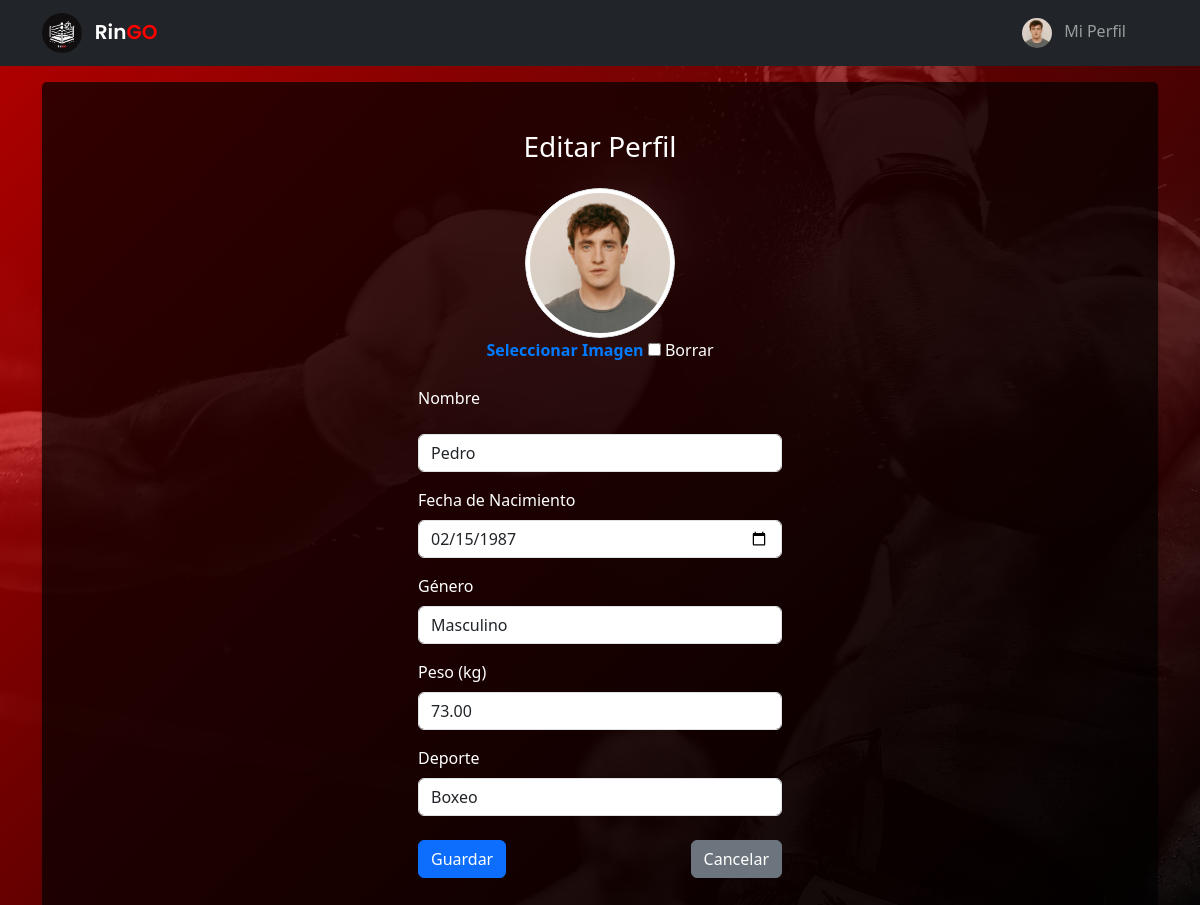
The app's page /perfil/editar/24/ (signed in) with its own data.
### usuarios/models.py (models this page shows, shortened)
class Perfil(models.Model):
    user = models.OneToOneField(User, on_delete=models.CASCADE)
    nombre_perfil = models.CharField(max_length=100)
    fecha_nacimiento = models.DateField(null=True, blank=True)
    peso = models.DecimalField(
        max_digits=5,
        decimal_places=2,
        validators=[MinValueValidator(0.1)],
        null=True,
        blank=True,
    )
    deporte = models.CharField(
        max_length=50, choices=[("boxeo", "Boxeo"), ("kickboxing", "Kickboxing")]
    )
    foto = models.ImageField(upload_to="perfil_fotos/", blank=True, null=True)
    genero = models.CharField(
        max_length=20,
        choices=[
            ("masculino", "Masculino"),
            ("femenino", "Femenino"),
            ("prefiero no decir", "Prefiero no decir"),
        ],
        default="otro",
    )

### usuarios/views.py (the view, shortened to what this page needs)
# urls.py: path("perfil/editar/<int:pk>/", PerfilUpdateView.as_view(), name="editar_perfil"),
class PerfilUpdateView(LoginRequiredMixin, EsMiembroMixin, UpdateView):
    model = Perfil
    form_class = PerfilForm
    template_name = "perfil/perfil_form.html"

### usuarios/forms.py
class PerfilForm(forms.ModelForm):
    class Meta:
        model = Perfil
        fields = [
            "nombre_perfil",
            "fecha_nacimiento",
            "peso",
            "deporte",
            "genero",
            "foto",
        ]
        widgets = {
            "fecha_nacimiento": forms.DateInput(
                attrs={"type": "date", "class": "form-control"}
            ),
            "genero": forms.Select(attrs={"class": "form-control"}),
            "deporte": forms.Select(attrs={"class": "form-control"}),
            "foto": forms.ClearableFileInput(attrs={"class": "form-control"}),
            "nombre_perfil": forms.TextInput(
                attrs={
                    "class": "form-control",
                    "placeholder": "Ingresa tu nombre de perfil",
                }
            ),
            "peso": forms.NumberInput(
                attrs={
                    "class": "form-control",
                    "placeholder": "Ingresa tu peso (kg)",
                    "min": "0",
                }
            ),
        }

### usuarios/views.py (called while the page is built)
    def get_context_data(self, **kwargs):
        context = super().get_context_data(**kwargs)
        if self.request.user.is_authenticated:
            context["es_miembro"] = self.request.user.groups.filter(
                name="Miembro"
            ).exists()
        return context

### templates/perfil/perfil_form.html (shortened to what this page needs)
{% extends "_base.html" %}{% load static %} {% block content %}
<div class="container-fluid mt-3 d-flex justify-content-center edit-form">
	<div class="col-md-4">
		<h3 class="text-center mb-4 mt-5">
			{% if object.pk %}
				Editar Perfil
			{% else %}
				Crear Perfil
			{% endif %}
		</h3>
		<form method="post" action="" enctype="multipart/form-data" class='form-perfil'>
			<div class="form-group mb-3 text-center">
				<div class="foto-container">
					<img
						src="{% if form.foto.value %}{{ form.foto.value.url }}{% else %}{% static 'img/default-user.png' %}{% endif %}"
						alt="Foto de Perfil"
						id="foto-preview"
						class="img-thumbnail rounded-circle"
						style="width: 150px; height: 150px; object-fit: cover;"
					/>
				</div>
				<label for="id_foto" class="form-label">Seleccionar Imagen</label>
				<input type="checkbox" name="foto-clear" id="foto-clear_id">
				<label for="foto-clear_id">Borrar</label>
			</div>
			<div class="form-group mb-3">
				<label for="id_nombre_perfil" class="form-label">Nombre</label></p>
				{{ form.nombre_perfil }}
			</div>
			<div class="form-group mb-3">
				<label for="id_fecha_nacimiento" class="form-label">Fecha de Nacimiento</label>
				<input
					type="date"
					name="fecha_nacimiento"
					value="{{ form.fecha_nacimiento.value|date:'Y-m-d' }}"
					class="form-control"
				>
			</div>
			<div class="form-group mb-3">
				<label for="id_genero" class="form-label">Género</label>
				{{ form.genero }}
			</div>
			<div class="form-group mb-3">
				<label for="id_peso" class="form-label">Peso (kg)</label>
				{{ form.peso }}
			</div>
			<div class="form-group mb-3">
				<label for="id_deporte" class="form-label">Deporte</label>
				{{ form.deporte }}
			</div>
			<div class="d-flex justify-content-between mt-4 mb-5">
				<button type="submit" class="btn btn-primary">Guardar</button>
				<a href="{% url 'home' %}" class="btn btn-secondary">Cancelar</a>
			</div>
		</form>
	</div>
</div>
{% endblock %}

### templates/_base.html (shortened to what this page needs)
{% load static %}
<!DOCTYPE html>
<html lang="en">
	<head>
		<link rel="stylesheet" href="{% static 'css/style.css' %}" />
		<link
			href="https://cdn.jsdelivr.net/npm/bootstrap@5.3.0/dist/css/bootstrap.min.css"
			rel="stylesheet"
		/>
	</head>
	<body>
<nav class="navbar navbar-expand-lg navbar-dark bg-dark">
    <div class="container">
        <div class="d-flex align-items-center">
            <a class="navbar-brand" href="{% url 'home' %}">
                <img
                    src="{% static 'img/ringo_logo.png' %}"
                    alt="RinGo Logo"
                    class="rounded-circle"
                    style="width: 40px; height: 40px; object-fit: contain;" />
                <span class='ms-2'>Rin<span style='color:red;'>GO</span></span>
            </a>
        </div>
        <div class="collapse navbar-collapse" id="navbarSupportedContent">
            <ul class="navbar-nav ms-auto mb-2 mb-lg-0">
                {% if user.is_authenticated %}
                    <li class="nav-item me-4">
                        <a class="nav-link" href="{% url 'perfil_redireccion' %}">
                            {% if perfil and perfil.foto %}
                                <img
                                    src="{{ perfil.foto.url }}"
                                    alt="Foto de perfil"
                                    class="rounded-circle"
                                    style="width: 30px; height: 30px; object-fit: cover; margin-right: 8px;" />
                            {% else %}
                                <img
                                    src="{% static 'img/default-user.png' %}"
                                    alt="Foto de perfil por defecto"
                                    class="rounded-circle"
                                    style="width: 30px; height: 30px; object-fit: cover; margin-right: 8px;" />
                            {% endif %}
                            Mi Perfil
                        </a>
                    </li>
                {% endif %}
            </ul>
        </div>
    </div>
</nav>
		<div class="container">{% block content %} {% endblock %}</div>
	</body>
</html>

### static/css/style.css (style rules this page uses)
body { min-height: 100vh; background: linear-gradient( 135deg, rgba(255, 0, 0, 0.7), rgba(0, 0, 0, 0.9) ), url('/static/img/background_1.jpg'); background-size: cover; background-position: center; background-repeat: no-repeat; color: white; }
.navbar-brand { font-family: 'Poppins', sans-serif; font-weight: 600; }
.form-control { background-color: rgba(255, 255, 255, 0.1); border: none; color: white; }
.btn-primary { background-color: #ff4c4c; border: none; }
.edit-form { color: white; margin: 0 auto; background: rgba(0, 0, 0, 0.7); border-radius: 5px; box-shadow: 0 3px 3px rgba(0, 0, 0, 0.2); }
.foto-container { position: relative; width: 150px; height: 150px; margin: 0 auto; border-radius: 50%; overflow: hidden; }
#foto-preview { width: 100%; height: 100%; object-fit: cover; border-radius: 50%; }
label[for="id_foto"] { cursor: pointer; font-weight: bold; color: #007bff; }

### records on screen
Perfil: foto (picture), nombre_perfil "Pedro", fecha_nacimiento "02/15/1987", genero "Masculino", peso "73.00", deporte "Boxeo"
